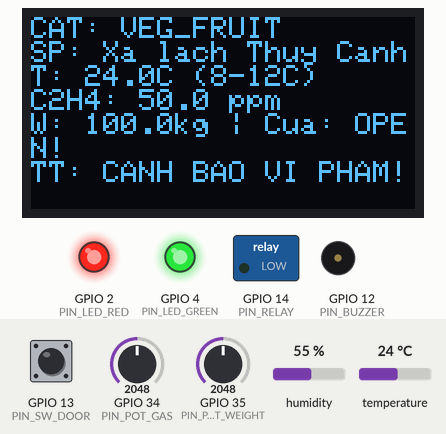
A program run on a simulated ESP32. On the bench: 128×64 one-colour display, switched loads named in the program (green lamp = pin HIGH), output pins drawn as LEDs (lit = HIGH), buzzer (waves = sounding). Inputs (shaded band) come from the test bench; at power-on: temperature 24 °C, GPIO 13 (PIN_SW_DOOR) LOW, GPIO 35 (PIN_POT_WEIGHT) = 2048, GPIO 34 (PIN_POT_GAS) = 2048, humidity 55 %. WiFi joins after 1.5 s; servers stay silent unless stated; no MQTT or app messages arrive unless stated; what the program prints to the serial monitor is not drawn.

Above: at 5.6 s.
5.7 s: temperature set to 1 °C
At 10.9 s:
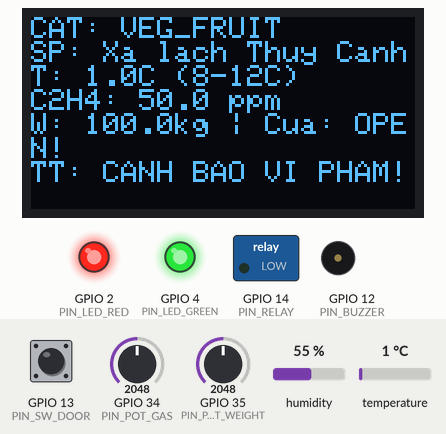
17.8 s: GPIO 13 (PIN_SW_DOOR) pulled HIGH for 3.2 s
At 20.9 s:
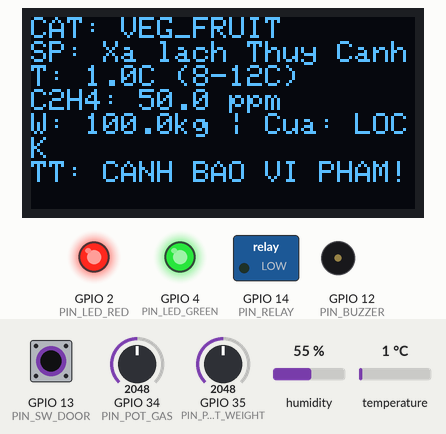
26.5 s: GPIO 35 (PIN_POT_WEIGHT) set to 1974
At 31.0 s:
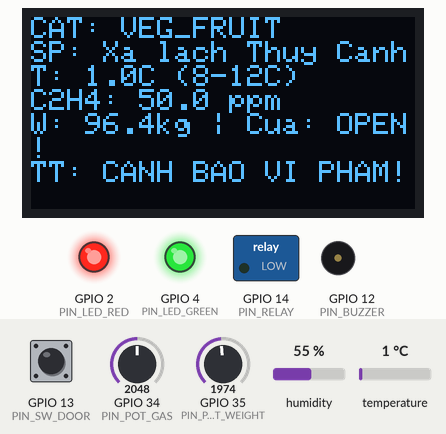
31.7 s: GPIO 34 (PIN_POT_GAS) set to 433
At 36.0 s:
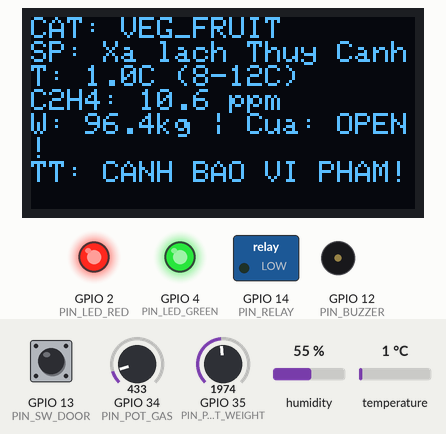
36.7 s: GPIO 34 (PIN_POT_GAS) set to 389
At 41.0 s:
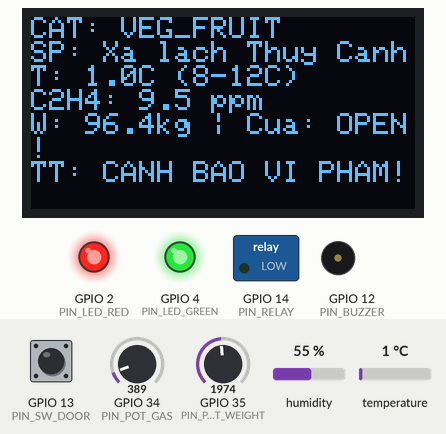
41.7 s: GPIO 35 (PIN_POT_WEIGHT) set to 218
At 46.0 s:
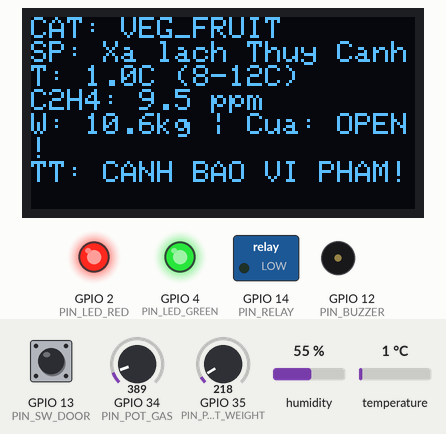
46.7 s: GPIO 35 (PIN_POT_WEIGHT) set to 194
Timing chart, 0 to 51.8 s (numbered marks = the images above; inputs shaded):
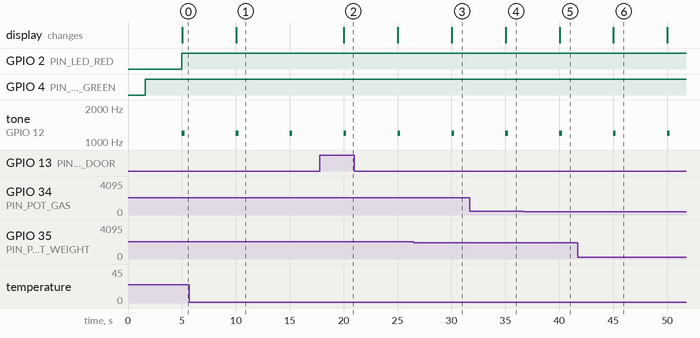

Measured:
- the behaviour switches between 2047 and 2046 on GPIO 35 (PIN_POT_WEIGHT) (found by bisection; images 2 and 3)
- after the input at 5.7 s, the display: changes after 4.3 s (image 1)
- after the input at 17.8 s, the display: changes after 2.2 s (image 2)
- after the input at 26.5 s, the display: changes after 3.5 s (image 3)
- after the input at 31.7 s, the display: changes after 3.3 s (image 4)
- after the input at 36.7 s, the display: changes after 3.3 s (image 5)
- after the input at 41.7 s, the display: changes after 3.3 s (image 6)
- by itself, tone on GPIO 12 (PIN_BUZZER): alternates 1200 Hz for 0.25 s and silent for 4.7 s

The program:

main.cpp
```cpp
#include <WiFi.h>
#include <PubSubClient.h>
#include <DHT.h>
#include <Wire.h>
#include <Adafruit_GFX.h>
#include <Adafruit_SSD1306.h>
#include <ArduinoJson.h>

#define PIN_DHT        15
#define PIN_POT_GAS    34
#define PIN_POT_WEIGHT 35
#define PIN_SW_DOOR    13
#define PIN_LED_RED    2
#define PIN_LED_GREEN  4
#define PIN_BUZZER     12
#define PIN_RELAY      14

#define DHTTYPE DHT22
#define SCREEN_WIDTH 128
#define SCREEN_HEIGHT 64

DHT dht(PIN_DHT, DHTTYPE);
Adafruit_SSD1306 display(SCREEN_WIDTH, SCREEN_HEIGHT, &Wire, -1);
WiFiClient espClient;
PubSubClient mqttClient(espClient);

const char* ssid = "Wokwi-GUEST";
const char* password = "";
const char* mqtt_server = "host.docker.internal";
const int mqtt_port = 1883;

// Cấu trúc Profile bảo quản động
struct StorageProfile {
  char category[20];
  char productName[30];
  float minTemp;
  float maxTemp;
  float maxHum;
  float maxGas;
  char gasType[15]; // "NH3", "TMA", "C2H4", "CO2"
};

// Khởi tạo mặc định: Rau củ quả tươi (Fresh Produce)
StorageProfile currentProfile = {
  "VEG_FRUIT",
  "Xa lach Thuy Canh",
  8.0, 12.0, 95.0, 30.0, "C2H4"
};

String batchCode = "LOT-VEG-2026-001";
String topicTelemetry = "smartchain/telemetry/" + batchCode;
const char* topicCmd = "smartchain/device/ESP32-MULTI-01/cmd";
const char* topicConfig = "smartchain/device/ESP32-MULTI-01/config";

unsigned long lastSend = 0;
const long sendInterval = 5000;

void applyNewProfile(const char* cat) {
  if (strcmp(cat, "CHILLED_MEAT") == 0) {
    strcpy(currentProfile.category, "CHILLED_MEAT");
    strcpy(currentProfile.productName, "Thit Heo Mat VietGAP");
    currentProfile.minTemp = 0.0; currentProfile.maxTemp = 4.0;
    currentProfile.maxHum = 85.0; currentProfile.maxGas = 40.0;
    strcpy(currentProfile.gasType, "NH3");
    batchCode = "LOT-PORK-2026-001";
  } else if (strcmp(cat, "FRESH_SEAFOOD") == 0) {
    strcpy(currentProfile.category, "FRESH_SEAFOOD");
    strcpy(currentProfile.productName, "Ca Hoi Phi Le");
    currentProfile.minTemp = 0.0; currentProfile.maxTemp = 2.0;
    currentProfile.maxHum = 95.0; currentProfile.maxGas = 25.0;
    strcpy(currentProfile.gasType, "TMA");
    batchCode = "LOT-FISH-2026-001";
  } else if (strcmp(cat, "DEEP_FROZEN") == 0) {
    strcpy(currentProfile.category, "DEEP_FROZEN");
    strcpy(currentProfile.productName, "Hai San Cap Dong");
    currentProfile.minTemp = -30.0; currentProfile.maxTemp = -18.0;
    currentProfile.maxHum = 80.0; currentProfile.maxGas = 10.0;
    strcpy(currentProfile.gasType, "MOIST");
    batchCode = "LOT-FROZEN-2026-001";
  } else {
    strcpy(currentProfile.category, "VEG_FRUIT");
    strcpy(currentProfile.productName, "Xa lach Thuy Canh");
    currentProfile.minTemp = 8.0; currentProfile.maxTemp = 12.0;
    currentProfile.maxHum = 95.0; currentProfile.maxGas = 30.0;
    strcpy(currentProfile.gasType, "C2H4");
    batchCode = "LOT-VEG-2026-001";
  }
  topicTelemetry = "smartchain/telemetry/" + batchCode;
  Serial.printf("[PROFILE UPDATED] Category: %s | Temp: %.1f -> %.1f C\n",
                currentProfile.category, currentProfile.minTemp, currentProfile.maxTemp);
}

void callback(char* topic, byte* payload, unsigned int length) {
  String message = "";
  for (int i = 0; i < length; i++) message += (char)payload[i];
  Serial.println("[MQTT Inbound] " + String(topic) + ": " + message);

  StaticJsonDocument<300> doc;
  deserializeJson(doc, message);

  if (strcmp(topic, topicConfig) == 0 && doc.containsKey("category")) {
    applyNewProfile(doc["category"]);
  }
  if (doc.containsKey("action")) {
    const char* act = doc["action"];
    if (strcmp(act, "RELAY_ON") == 0) {
      digitalWrite(PIN_RELAY, HIGH);
      Serial.println("[ACTUATION] RELAY KICH HOAT (LAM MAT / XA ETHYLENE)!");
    } else if (strcmp(act, "RELAY_OFF") == 0) {
      digitalWrite(PIN_RELAY, LOW);
      Serial.println("[ACTUATION] RELAY DA TAT.");
    }
  }
}

void reconnectMQTT() {
  while (!mqttClient.connected()) {
    Serial.print("Ket noi MQTT...");
    if (mqttClient.connect("ESP32-Supermarket-Node-01")) {
      Serial.println(" OK!");
      mqttClient.subscribe(topicCmd);
      mqttClient.subscribe(topicConfig);
      digitalWrite(PIN_LED_GREEN, HIGH);
    } else {
      digitalWrite(PIN_LED_GREEN, LOW);
      delay(2000);
    }
  }
}

void setup() {
  Serial.begin(115200);
  pinMode(PIN_SW_DOOR, INPUT_PULLUP);
  pinMode(PIN_LED_RED, OUTPUT);
  pinMode(PIN_LED_GREEN, OUTPUT);
  pinMode(PIN_BUZZER, OUTPUT);
  pinMode(PIN_RELAY, OUTPUT);

  dht.begin();
  display.begin(SSD1306_SWITCHCAPVCC, 0x3C);
  display.clearDisplay();

  WiFi.begin(ssid, password);
  while (WiFi.status() != WL_CONNECTED) delay(300);

  mqttClient.setServer(mqtt_server, mqtt_port);
  mqttClient.setCallback(callback);
}

void loop() {
  if (!mqttClient.connected()) reconnectMQTT();
  mqttClient.loop();

  unsigned long now = millis();
  if (now - lastSend >= sendInterval) {
    lastSend = now;

    float temp = dht.readTemperature();
    float hum = dht.readHumidity();
    int rawGas = analogRead(PIN_POT_GAS);
    float gasVal = (rawGas / 4095.0) * 100.0;
    int rawW = analogRead(PIN_POT_WEIGHT);
    float weight = (rawW / 4095.0) * 200.0;
    bool doorOpen = (digitalRead(PIN_SW_DOOR) == LOW);

    if (isnan(temp)) temp = 10.0;
    if (isnan(hum)) hum = 90.0;

    bool tempBreach = (temp < currentProfile.minTemp || temp > currentProfile.maxTemp);
    bool gasBreach = (gasVal > currentProfile.maxGas);
    bool isBreached = tempBreach || gasBreach || doorOpen;

    if (isBreached) {
      digitalWrite(PIN_LED_RED, HIGH);
      tone(PIN_BUZZER, 1200, 250);
    } else {
      digitalWrite(PIN_LED_RED, LOW);
      noTone(PIN_BUZZER);
    }

    display.clearDisplay();
    display.setTextSize(1);
    display.setTextColor(WHITE);
    display.setCursor(0, 0);
    display.printf("CAT: %s\n", currentProfile.category);
    display.printf("SP: %s\n", currentProfile.productName);
    display.printf("T: %.1fC (%.0f-%.0fC)\n", temp, currentProfile.minTemp, currentProfile.maxTemp);
    display.printf("%s: %.1f ppm\n", currentProfile.gasType, gasVal);
    display.printf("W: %.1fkg | Cua: %s\n", weight, doorOpen ? "OPEN!" : "LOCK");
    display.printf("TT: %s\n", isBreached ? "CANH BAO VI PHAM!" : "CHUAN CHAT LUONG");
    display.display();

    StaticJsonDocument<350> doc;
    doc["batch_code"] = batchCode;
    doc["category"] = currentProfile.category;
    doc["device_id"] = "ESP32-MULTI-01";
    doc["temperature"] = serialized(String(temp, 2));
    doc["humidity"] = serialized(String(hum, 2));
    doc["gas_value"] = serialized(String(gasVal, 1));
    doc["gas_type"] = currentProfile.gasType;
    doc["weight_kg"] = serialized(String(weight, 1));
    doc["door_open"] = doorOpen;
    doc["is_breached"] = isBreached;

    char buf[400];
    serializeJson(doc, buf);
    mqttClient.publish(topicTelemetry.c_str(), buf);
    Serial.println("[Telemetry Sent] " + String(buf));
  }
}
```
